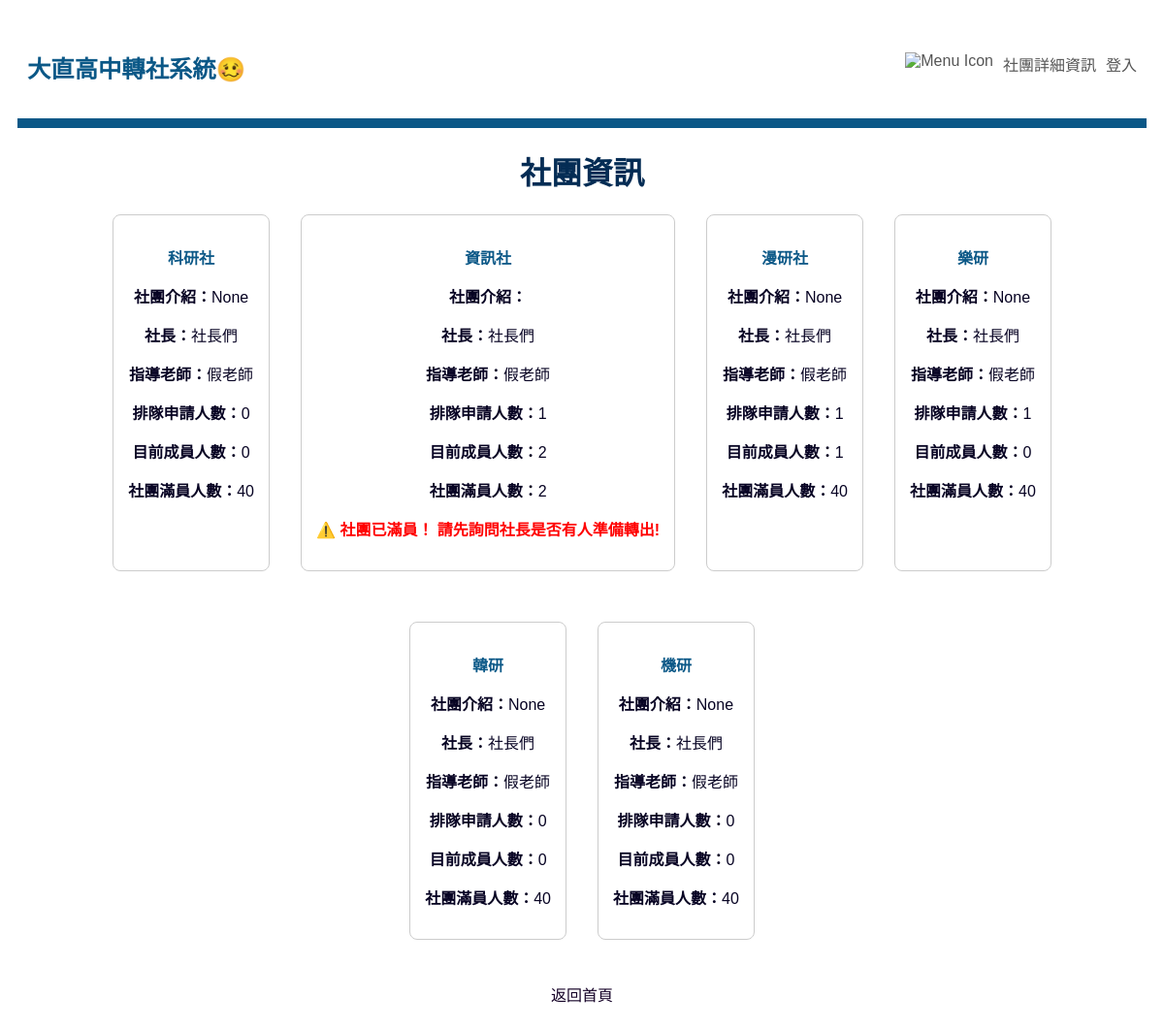
Page /transfer/detail/ on the earlier database version.
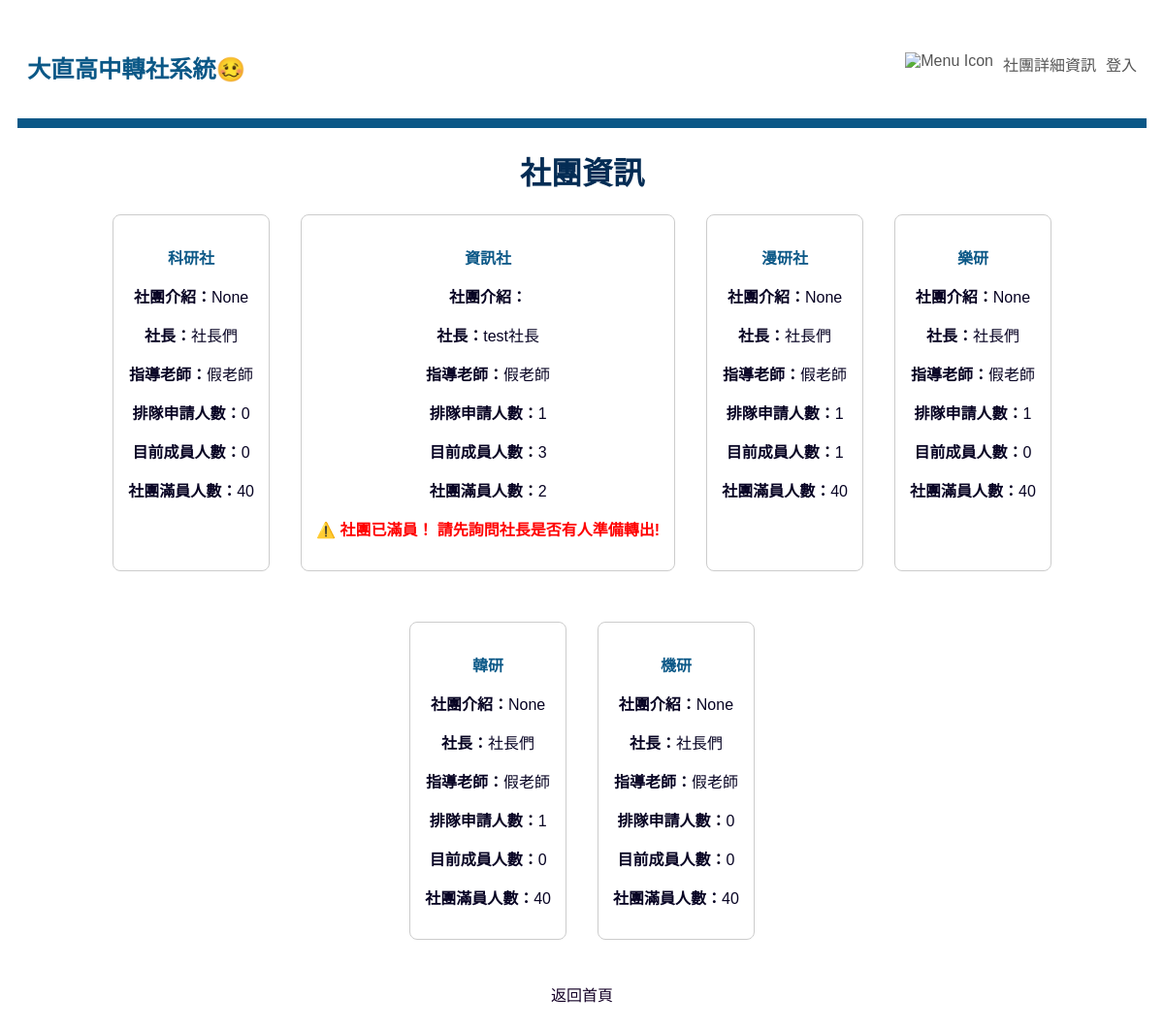
Same page on the later database version.
### transfer/models.py (models this page shows, shortened)
class Club(models.Model):
    name = models.CharField(max_length=100, unique=True, verbose_name="社團名稱")
    max_participants = models.IntegerField(verbose_name="人數上限")
    founder = models.ForeignKey(User, on_delete=models.SET_NULL, null = True,related_name='founded_clubs', verbose_name="社長")
    teacher = models.ForeignKey(User, on_delete=models.SET_NULL, null = True, related_name='taught_clubs', verbose_name="指導老師")
    description = models.TextField(max_length=200, unique=True, verbose_name="社團介紹", blank=True, null=True)

### transfer/views.py (the view)
# urls.py: path('detail/', views.detail, name='club_detail'),
def detail(request):
    clubs = Club.objects.all()
    return render(request, 'transfer/detail.html', {'clubs': clubs})

### transfer/templates/transfer/detail.html (shortened to what this page needs)
{% extends "base.html" %}
{% block main %}
    <body>
        <h1>社團資訊</h1>
        <nav class="info-list">
            {% for club in clubs %}
                <nav class="info" style="border: 1px solid #ccc; padding: 15px; margin-bottom: 20px; border-radius: 8px;">
                    <p style="color: #0b5887;"><strong>{{ club.name }}</strong></p>
                    <p><strong>社團介紹：</strong>{{ club.description }}</p>
                    <p><strong>社長：</strong>{{ club.founder.username }}</p>
                    <p><strong>指導老師：</strong>{{ club.teacher.username }}</p>
                    <p><strong>排隊申請人數：</strong>{{ club.incoming_requests.count }}</p>
                    <p><strong>目前成員人數：</strong>{{ club.members.count }}</p>
                    <p><strong>社團滿員人數：</strong>{{ club.max_participants }}</p>
                    {% if club.members.count >= club.max_participants %}
                        <p style="color: red; font-weight: bold;">⚠️ 社團已滿員！
                            請先詢問社長是否有人準備轉出!</p>
                    {% endif %}
                </nav>
            {% endfor %}
        </nav>
        <p><a href="{% url 'index' %}">返回首頁</a></p>
    </body>
{% endblock %}

Differences in the rows shown:
changed Club "資訊社": founder.username "社長們" → "test社長"; members.count "2" → "3"
computed for Club "韓研": incoming_requests.count "0" → "1"
